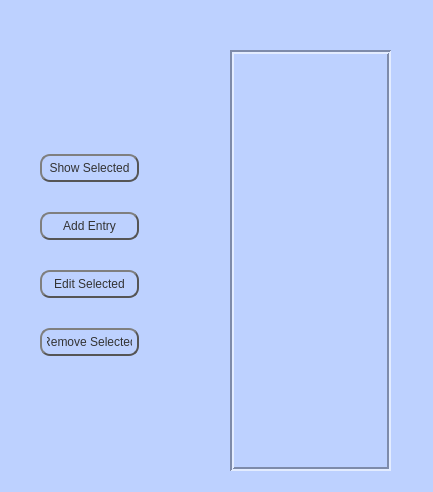
<?xml version="1.0" encoding="UTF-8"?>
<ui version="4.0">
 <class>Form</class>
 <widget class="QWidget" name="Form">
  <property name="geometry">
   <rect>
    <x>0</x>
    <y>0</y>
    <width>433</width>
    <height>492</height>
   </rect>
  </property>
  <property name="windowTitle">
   <string>DataBase</string>
  </property>
  <property name="styleSheet">
   <string notr="true">background-color: rgb(189, 209, 255);</string>
  </property>
  <widget class="QListView" name="listView">
   <property name="geometry">
    <rect>
     <x>230</x>
     <y>50</y>
     <width>161</width>
     <height>421</height>
    </rect>
   </property>
   <property name="frameShape">
    <enum>QFrame::Box</enum>
   </property>
   <property name="frameShadow">
    <enum>QFrame::Sunken</enum>
   </property>
   <property name="lineWidth">
    <number>2</number>
   </property>
   <property name="movement">
    <enum>QListView::Free</enum>
   </property>
   <property name="itemAlignment">
    <set>Qt::AlignLeading</set>
   </property>
  </widget>
  <widget class="QWidget" name="layoutWidget">
   <property name="geometry">
    <rect>
     <x>40</x>
     <y>130</y>
     <width>99</width>
     <height>251</height>
    </rect>
   </property>
   <layout class="QVBoxLayout" name="verticalLayout">
    <item>
     <widget class="QPushButton" name="showSelected">
      <property name="styleSheet">
       <string notr="true">QPushButton {
    color: #333;
    border: 2px solid #555;
    border-radius: 10px;
    border-style: outset;
    background: qradialgradient(
        cx: 0.3, cy: -0.4, fx: 0.3, fy: -0.4,
        radius: 1.35, stop: 0 #fff, stop: 1 #888
        );
    padding: 5px;
    }

:hover {
    background: qradialgradient(
        cx: 0.3, cy: -0.4, fx: 0.3, fy: -0.4,
        radius: 1.35, stop: 0 #fff, stop: 1 #bbb
        );
    }
:pressed {
    border-style: inset;
    background: qradialgradient(
        cx: 0.4, cy: -0.1, fx: 0.4, fy: -0.1,
        radius: 1.35, stop: 0 #fff, stop: 1 #ddd
        );
    }</string>
      </property>
      <property name="text">
       <string>Show Selected</string>
      </property>
     </widget>
    </item>
    <item>
     <widget class="QPushButton" name="addEntry">
      <property name="styleSheet">
       <string notr="true">QPushButton {
    color: #333;
    border: 2px solid #555;
    border-radius: 10px;
    border-style: outset;
    background: qradialgradient(
        cx: 0.3, cy: -0.4, fx: 0.3, fy: -0.4,
        radius: 1.35, stop: 0 #fff, stop: 1 #888
        );
    padding: 5px;
    }

:hover {
    background: qradialgradient(
        cx: 0.3, cy: -0.4, fx: 0.3, fy: -0.4,
        radius: 1.35, stop: 0 #fff, stop: 1 #bbb
        );
    }
:pressed {
    border-style: inset;
    background: qradialgradient(
        cx: 0.4, cy: -0.1, fx: 0.4, fy: -0.1,
        radius: 1.35, stop: 0 #fff, stop: 1 #ddd
        );
    }</string>
      </property>
      <property name="text">
       <string>Add Entry</string>
      </property>
     </widget>
    </item>
    <item>
     <widget class="QPushButton" name="editSelected">
      <property name="styleSheet">
       <string notr="true">QPushButton {
    color: #333;
    border: 2px solid #555;
    border-radius: 10px;
    border-style: outset;
    background: qradialgradient(
        cx: 0.3, cy: -0.4, fx: 0.3, fy: -0.4,
        radius: 1.35, stop: 0 #fff, stop: 1 #888
        );
    padding: 5px;
    }

:hover {
    background: qradialgradient(
        cx: 0.3, cy: -0.4, fx: 0.3, fy: -0.4,
        radius: 1.35, stop: 0 #fff, stop: 1 #bbb
        );
    }
:pressed {
    border-style: inset;
    background: qradialgradient(
        cx: 0.4, cy: -0.1, fx: 0.4, fy: -0.1,
        radius: 1.35, stop: 0 #fff, stop: 1 #ddd
        );
    }</string>
      </property>
      <property name="text">
       <string>Edit Selected</string>
      </property>
     </widget>
    </item>
    <item>
     <widget class="QPushButton" name="removeSelected">
      <property name="styleSheet">
       <string notr="true">QPushButton {
    color: #333;
    border: 2px solid #555;
    border-radius: 10px;
    border-style: outset;
    background: qradialgradient(
        cx: 0.3, cy: -0.4, fx: 0.3, fy: -0.4,
        radius: 1.35, stop: 0 #fff, stop: 1 #888
        );
    padding: 5px;
    }

:hover {
    background: qradialgradient(
        cx: 0.3, cy: -0.4, fx: 0.3, fy: -0.4,
        radius: 1.35, stop: 0 #fff, stop: 1 #bbb
        );
    }
:pressed {
    border-style: inset;
    background: qradialgradient(
        cx: 0.4, cy: -0.1, fx: 0.4, fy: -0.1,
        radius: 1.35, stop: 0 #fff, stop: 1 #ddd
        );
    }</string>
      </property>
      <property name="text">
       <string>Remove Selected</string>
      </property>
     </widget>
    </item>
   </layout>
  </widget>
 </widget>
 <resources/>
 <connections/>
</ui>
